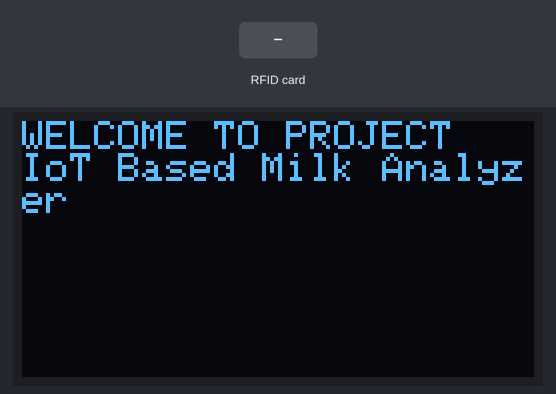
Bench run of a sketch on a simulated ESP32. Parts: 128×64 one-colour display. Inputs (shaded band) come from the test bench. WiFi joins after 1.5 s; servers stay silent unless stated; the display library's start-up logo is not drawn; what the sketch prints to the serial monitor is not drawn.

Above: at 2.1 s.
At 8.9 s:
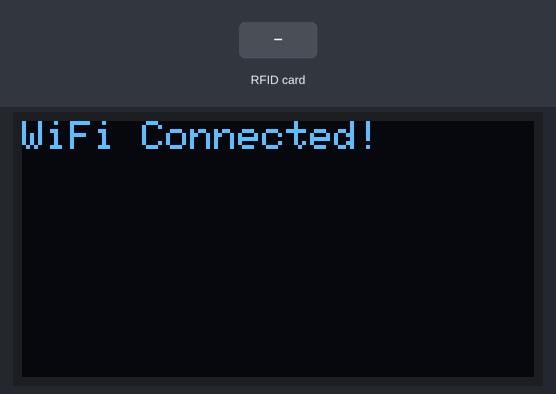
9.0 s: RFID card 12 34 56 78 held to the reader
At 10.0 s:
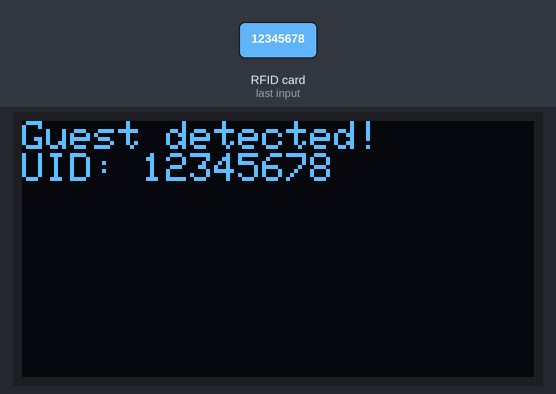
10.5 s: RFID card 92 46 DA 51 held to the reader
At 11.7 s:
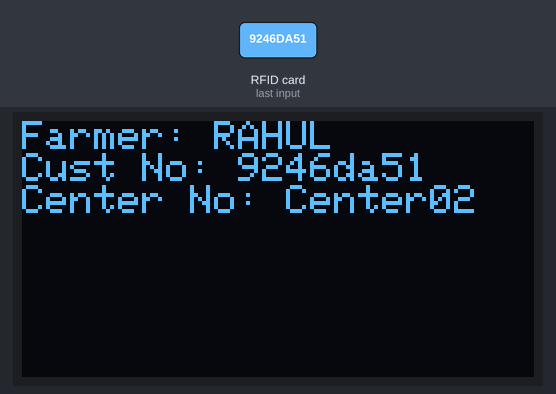
12.0 s: RFID card 5E 7A 19 C4 held to the reader
At 12.6 s:
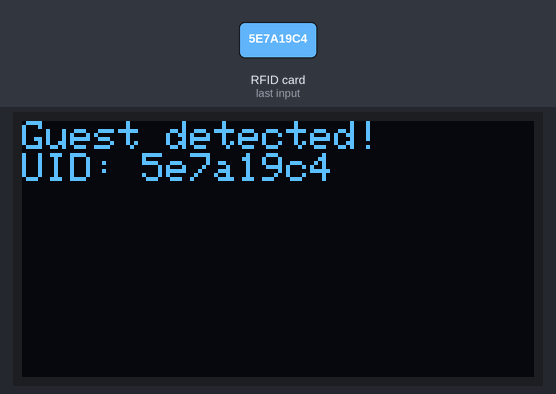
Timing chart, 0 to 15.0 s (numbered marks = the images above; inputs shaded):
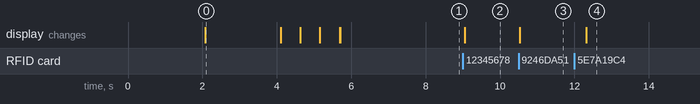

Measured:
- after the input at 9.0 s, the display: changes after 0.05 s (image 2)
- after the input at 10.5 s, the display: changes at once (image 3)
- after the input at 12.0 s, the display: changes after 0.32 s (image 4)
- what the display in image 0 shows lasts 2.0 s, from 2.1 s to 4.1 s

The sketch:

MilkRFID_FINAL.ino
```cpp
#include <Wire.h>
#include <Adafruit_GFX.h>
#include <Adafruit_SSD1306.h>
#include <WiFi.h>
#include <ThingSpeak.h>
#include <SPI.h>
#include <MFRC522.h>

// Custom I2C pins for ESP32
#define I2C_SDA 5
#define I2C_SCL 22

// OLED display settings
#define SCREEN_WIDTH 128
#define SCREEN_HEIGHT 64
#define OLED_RESET -1
Adafruit_SSD1306 display(SCREEN_WIDTH, SCREEN_HEIGHT, &Wire, OLED_RESET);

// WiFi credentials
const char* ssid = "Sam32";  // Replace with your network SSID
const char* password = "12345678";  // Replace with your network password

// ThingSpeak settings
WiFiClient client;

// RFID settings
#define SS_PIN 21 // SDA pin
#define RST_PIN 15 // RST pin
MFRC522 rfid(SS_PIN, RST_PIN); // Create MFRC522 instance

// Farmer details
struct Farmer {
  String name;
  String customerNumber;  // This will hold the UID for validation
  String centerNumber;
  String apiKey;
};

// Define farmers
Farmer farmers[2] = {
  {"OMKAR", "af2f180", "Center01", "Y2FN1P58U8K80Z6R"}, // Farmer 1
  {"RAHUL", "9246da51", "Center02", "Y2FN1P58U8K80Z6R"}  // Farmer 2
};

Farmer currentFarmer;  // To store the current farmer's details
String incomingData = "";  // String to hold incoming data
bool collectingData = false;  // Flag to indicate when to collect data
bool processDataFlag = false;  // Flag to indicate data processing should happen

// Variables to hold the milk analyzer data
float FAT = 0;
float SNF = 0;
float CLR = 0;
float WaterContent = 0;
float LACTOSE = 0;
float Protein = 0;

void setup() {
  // Initialize Serial communication for debugging
  Serial.begin(2400);

  // Initialize Serial2 for external device communication (Set RX to GPIO 16, TX to GPIO 17, and baud rate to 2400)
  Serial2.begin(2400, SERIAL_8N1, 16, 17);

  // Initialize I2C for OLED using custom pins
  Wire.begin(I2C_SDA, I2C_SCL);

  // Initialize OLED display
  if(!display.begin(SSD1306_SWITCHCAPVCC, 0x3C)) {  // Use the correct I2C address (0x3C)
    Serial.println(F("SSD1306 allocation failed"));
    for(;;); // Infinite loop
  }

  display.display();
  delay(2000);

  // Display welcome message
  display.clearDisplay();
  display.setTextSize(1);
  display.setTextColor(SSD1306_WHITE);
  display.setCursor(0, 0);
  display.println("WELCOME TO PROJECT");
  display.println("IoT Based Milk Analyzer");
  display.display();
  delay(2000);

  // Connect to WiFi (if applicable)
  connectToWiFi();

  // Initialize ThingSpeak (if applicable)
  ThingSpeak.begin(client);

  // Initialize RFID
  SPI.begin();
  rfid.PCD_Init();
  Serial.println("Place your card near the reader...");
}

void loop() {
  // Look for a card
  if (rfid.PICC_IsNewCardPresent() && rfid.PICC_ReadCardSerial()) {
    Serial.println("RFID successfully detected!");

    // Read UID
    String uid = "";
    for (byte i = 0; i < rfid.uid.size; i++) {
      uid += String(rfid.uid.uidByte[i], HEX);
    }
    Serial.print("UID: ");
    Serial.println(uid);

    // Check against known farmers
    bool foundFarmer = false;
    for (int i = 0; i < 2; i++) {
      if (uid == farmers[i].customerNumber) {
        currentFarmer = farmers[i]; // Store the detected farmer's details
        displayFarmerDetails(currentFarmer);
        processDataFlag = true;  // Set flag to indicate data collection and ThingSpeak transmission
        foundFarmer = true;
        Serial.print("Farmer identified: ");
        Serial.println(currentFarmer.name);
        break;
      }
    }

    if (!foundFarmer) {
      displayGuestDetails(uid); // If not found, display as guest
      Serial.println("Guest detected.");
    }

    // Halt PICC
    rfid.PICC_HaltA();
  }

  // If RFID has been scanned, process incoming data from Serial2 (external device)
  if (processDataFlag) {
    Serial.println("Processing incoming data from Serial2...");
    while (Serial2.available()) {
      char receivedChar = Serial2.read();
      if (receivedChar == '(') {
        incomingData = "";
        collectingData = true;
        Serial.println("Start collecting data...");
      }

      if (collectingData && receivedChar == ')') {
        collectingData = false;
        Serial.println("End of data received: " + incomingData);
        if (processReceivedString(incomingData)) { // Process and check for success
          displayMilkParameters();  // Display parameters after processing data
          Serial.println("Parameters displayed. Sending to ThingSpeak...");
          sendToThingSpeak();  // Send data to ThingSpeak after processing
        } else {
          Serial.println("Data processing failed.");
        }
        processDataFlag = false;  // Reset the flag after data is sent
      }

      if (collectingData && receivedChar != '(' && receivedChar != ')') {
        incomingData += receivedChar;
      }

      delay(10);
    }
  }
}

// Display farmer details on OLED
void displayFarmerDetails(Farmer farmer) {
  display.clearDisplay();
  display.setCursor(0, 0);
  display.println("Farmer: " + farmer.name);
  display.println("Cust No: " + farmer.customerNumber);
  display.println("Center No: " + farmer.centerNumber);
  display.display();
}

// Display guest details on OLED
void displayGuestDetails(String uid) {
  display.clearDisplay();
  display.setCursor(0, 0);
  display.println("Guest detected!");
  display.println("UID: " + uid);
  display.display();
}

// Display milk parameters on OLED
void displayMilkParameters() {
  display.clearDisplay();
  display.setTextSize(1);
  display.setTextColor(SSD1306_WHITE);
  display.setCursor(0, 0);

  display.print("FAT: ");
  display.print(FAT, 2);
  display.print("\nSNF: ");
  display.print(SNF, 2);
  display.print("\nCLR: ");
  display.print(CLR, 2);
  display.print("\nWater: ");
  display.print(WaterContent, 2);
  display.print("\nLactose: ");
  display.print(LACTOSE, 2);
  display.print("\nProtein: ");
  display.print(Protein, 2);
  display.display();
}

// Connect to WiFi
void connectToWiFi() {
  display.clearDisplay();
  display.setCursor(0, 0);
  display.println("Connecting to WiFi...");
  display.display();
  Serial.println("Connecting to WiFi...");

  WiFi.begin(ssid, password);
  int wifiRetryCount = 0;

  while (WiFi.status() != WL_CONNECTED && wifiRetryCount < 20) {
    delay(500);
    Serial.print(".");
    display.print(".");
    display.display();
    wifiRetryCount++;
  }

  if (WiFi.status() == WL_CONNECTED) {
    Serial.println("\nWiFi Connected!");
    display.clearDisplay();
    display.setCursor(0, 0);
    display.println("WiFi Connected!");
    display.display();
    delay(2000);
  } else {
    Serial.println("\nFailed to Connect to WiFi");
    display.clearDisplay();
    display.setCursor(0, 0);
    display.println("WiFi Connection Failed");
    display.display();
    while (true);
  }
}

// Process received string and extract data
bool processReceivedString(String data) {
  data.trim();
  data.replace("(", "");
  data.replace(")", "");

  int index = 0;
  String decimalValues[6];
  int valueIndex = 0;

  while (index < data.length() && valueIndex < 6) {
    String chunk = data.substring(index, index + 4);
    int decimalValue = chunk.toInt();
    decimalValues[valueIndex++] = String(decimalValue);
    index += 4;
  }

  if (valueIndex == 6) {
    FAT = decimalValues[0].toFloat() / 100;
    SNF = decimalValues[1].toFloat() / 100;
    CLR = decimalValues[2].toFloat() / 100;
    WaterContent = decimalValues[3].toFloat() / 100;
    LACTOSE = decimalValues[4].toFloat() / 100;
    Protein = decimalValues[5].toFloat() / 100;
    Serial.println("Data processed successfully:");
    Serial.print("FAT: "); Serial.println(FAT);
    Serial.print("SNF: "); Serial.println(SNF);
    Serial.print("CLR: "); Serial.println(CLR);
    Serial.print("WaterContent: "); Serial.println(WaterContent);
    Serial.print("LACTOSE: "); Serial.println(LACTOSE);
    Serial.print("Protein: "); Serial.println(Protein);
    return true;
  }

  Serial.println("Error processing data");
  return false;
}

// Send data to ThingSpeak
void sendToThingSpeak() {
  ThingSpeak.setField(1, FAT);
  ThingSpeak.setField(2, SNF);
  ThingSpeak.setField(3, CLR);
  ThingSpeak.setField(4, WaterContent);
  ThingSpeak.setField(5, LACTOSE);
  ThingSpeak.setField(6, Protein);

  int responseCode = ThingSpeak.writeFields(0, currentFarmer.apiKey.c_str()); // Send data to the correct channel

  if (responseCode == 200) {
    Serial.println("Data sent successfully to ThingSpeak!");
    display.clearDisplay();
    display.setCursor(0, 0);
    display.println("Data Sent!");
    display.display();
  } else {
    Serial.print("Failed to send data. HTTP Error code: ");
    Serial.println(responseCode);
    display.clearDisplay();
    display.setCursor(0, 0);
    display.print("Failed to send data:");
    display.println(responseCode);
    display.display();
  }
}
```
